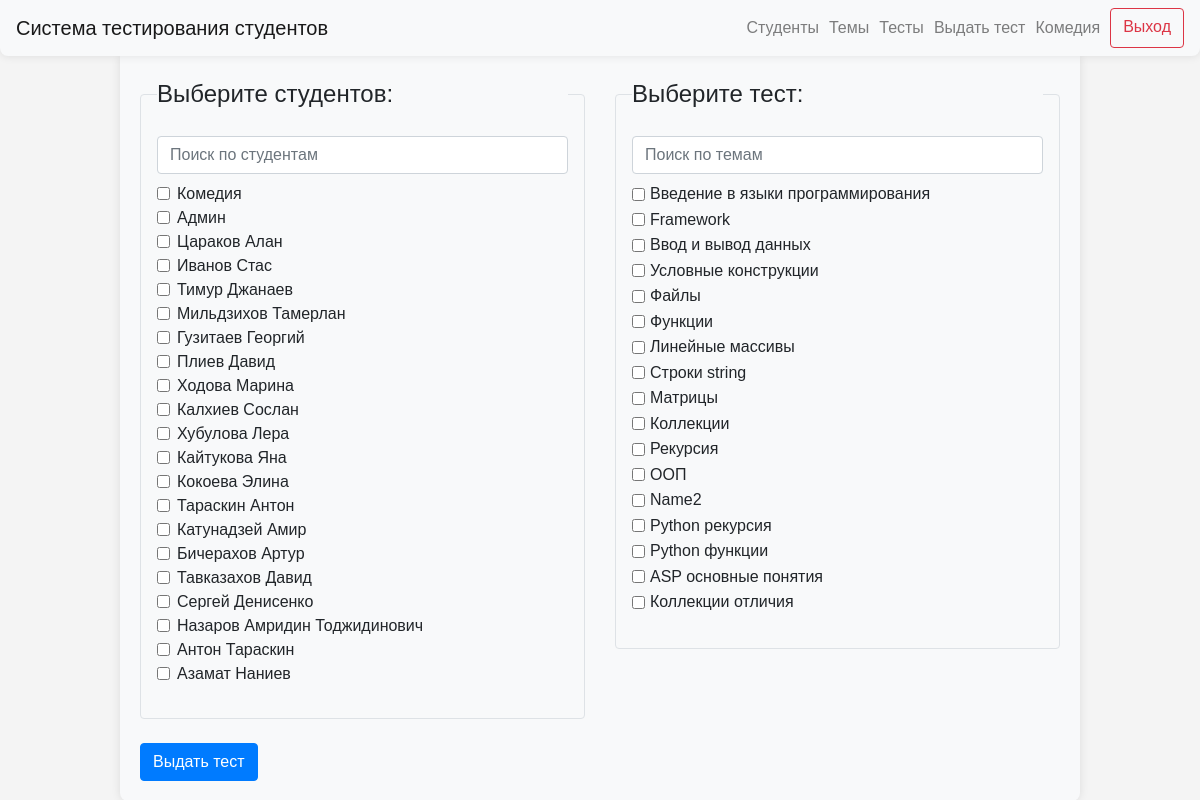
Page /groups/1/give_test (signed in) on the committed database.
### data/users.py (models this page shows)
class User(SqlAlchemyBase, UserMixin, SerializerMixin):
    __tablename__ = "users"
    id = sqlalchemy.Column(
        sqlalchemy.Integer,
        primary_key=True,
        autoincrement=True,
    )
    name = sqlalchemy.Column(
        sqlalchemy.String,
        nullable=True,
    )
    group_id = sqlalchemy.Column(
        sqlalchemy.Integer,
        sqlalchemy.ForeignKey(
            "groups.id",
            ondelete="CASCADE",
        ),
        nullable=False,
    )
    date_of_birth = sqlalchemy.Column(
        sqlalchemy.Date,
        nullable=False,
    )
    user_level = sqlalchemy.Column(
        sqlalchemy.String,
        default="student",
    )

### data/topics.py (models this page shows)
class Topic(SqlAlchemyBase, UserMixin, SerializerMixin):
    __tablename__ = "topics"
    id = sqlalchemy.Column(sqlalchemy.Integer,
                           primary_key=True, autoincrement=True)
    name = sqlalchemy.Column(sqlalchemy.String, nullable=True)

### server.py (the view, shortened to what this page needs)
@app.route("/groups/<int:group_id>/give_test", methods=["GET", "POST"])
@login_required
def give_test(group_id):
    if current_user.user_level == "admin":
        db_sess = db_session.create_session()
        students = db_sess.query(User).filter(User.user_level != "admin" and User.group_id == group_id)
        topics = db_sess.query(Topic)
    else:
        abort(403)
    return render_template(
        "give_test.html",
        students=students,
        topics=topics,
        title="Выдача тестов",
        group_id=group_id,
    )

### data/db_session.py (called while the page is built)
def create_session() -> Session:
    global __factory
    return __factory()

### server.py (called while the page is built)
@login_manager.user_loader
def load_user(user_id):
    db_sess = db_session.create_session()
    return db_sess.query(User).get(user_id)

### templates/give_test.html (shortened to what this page needs)
{% extends "base.html" %}
{% block content %}
<form action="/groups/{{ group_id }}/give_test" method="post">
    <div class="row justify-content-center">
        <div class="col-md-6">
            <fieldset class="border p-3 rounded">
                <legend class="form-legend">Выберите студентов:</legend>
                <div class="form-group">
                    <input type="text" class="form-control mb-2" id="student-search" placeholder="Поиск по студентам">
                    {% for student in students %}
                    <div class="form-check student">
                        <input type="checkbox" class="form-check-input" id="student-{{ student.id }}"
                               name="students" value="{{ student.id }}">
                        <label class="form-check-label" for="student-{{ student.id }}">{{ student.name }}</label>
                    </div>
                    {% endfor %}
                </div>
            </fieldset>
            <br>
            <button type="submit" class="btn btn-primary float-end" onclick="return validateSelection()">Выдать
                тест
            </button>
        </div>
        <div class="col-md-6">
            <fieldset class="border p-3 rounded">
                <legend class="form-legend">Выберите тест:</legend>
                <div class="form-group">
                    <input type="text" class="form-control mb-2" id="topic-search" placeholder="Поиск по темам">
                    <ul class="list-unstyled">
                        {% for topic in topics %}
                        <li class="topic">
                            <div class="form-check form-check-inline">
                                <input type="checkbox" class="form-check-input" id="topic-{{ topic.id }}" name="topics"
                                       value="{{ topic.id }}">
                                <label class="form-check-label" for="topic-{{ topic.id }}">{{ topic.name }}</label>
                            </div>
                        </li>
                        {% endfor %}
                    </ul>
                </div>
            </fieldset>
            <br>
        </div>
    </div>
</form>
{% endblock %}

### templates/base.html (shortened to what this page needs)
<!doctype html>
<html lang="en">
<head>
    <link rel="stylesheet"
          href="https://stackpath.bootstrapcdn.com/bootstrap/4.4.1/css/bootstrap.min.css"
>
    <link rel="stylesheet" type="text/css" href="../static/css/style.css">
</head>
<body>
<header>
    <nav class="navbar navbar-light bg-light custom-navbar">
        <a class="navbar-brand" href="/">Система тестирования студентов</a>
        {% if current_user.is_authenticated %}
        <div class="d-flex flex-row-reverse">
            <a class="btn btn-outline-danger spaced-element" style="margin-left: 10px; text-align: center;"
               href="/logout">Выход</a>
            {% if current_user.user_level == 'admin' %}
            <a class="navbar-text" style="margin-left: 10px; text-align: center;">{{ current_user.name }}</a>
            <a class="navbar-text" style="margin-left: 10px; text-align: center;" href="/select_group_for_test">Выдать тест</a>
            <a class="navbar-text" style="margin-left: 10px; text-align: center;" href="/">Тесты</a>
            <a class="navbar-text" style="margin-left: 10px; text-align: center;" href="/topics">Темы</a>
            <a class="navbar-text" style="margin-left: 10px; text-align: center;" href="/groups">Студенты</a>
            {% else %}
            <a class="navbar-text" style="margin-left: 10px; text-align: center;" href="{{ url_for('personal_cabinet', user_id=current_user.id) }}">{{ current_user.name }}</a>
            {% endif %}
        </div>
        {% endif %}
    </nav>
</header>
<main role="main" class="container">
    {% block content %}
    {% endblock %}
</main>
</body>
</html>

### static/css/style.css (style rules this page uses)
body { font-family: Arial, sans-serif; margin: 0; padding: 0; background-color: #f4f4f4; }
.custom-navbar { margin: 0 auto; background-color: #f8f9fa; border-radius: 0 0 8px 8px; box-shadow: 0 0 10px rgba(0,0,0,0.1); }

### templates/give_test.html (style rules this page uses)
body { font-family: Arial, sans-serif; margin: 0; padding: 0; background-color: #f4f4f4; }
.container { width: 80%; margin: 0 auto; padding: 20px; background-color: #f8f9fa; border-radius: 0 0 8px 8px; box-shadow: 0 0 10px rgba(0,0,0,0.1); }

### rows in the picture
User: name "Комедия"
User: name "Админ"
User: name "Цараков Алан"
User: name "Иванов Стас"
User: name "Тимур Джанаев"
User: name "Мильдзихов Тамерлан"
User: name "Гузитаев Георгий"
User: name "Плиев Давид"
User: name "Ходова Марина"
User: name "Калхиев Сослан"
User: name "Хубулова Лера"
User: name "Кайтукова Яна"
User: name "Кокоева Элина"
User: name "Тараскин Антон"
User: name "Катунадзей Амир"
User: name "Бичерахов Артур"
User: name "Тавказахов Давид"
User: name "Сергей Денисенко"
User: name "Назаров Амридин Тоджидинович"
User: name "Антон Тараскин"
User: name "Азамат Наниев"
Topic: name "Введение в языки программирования"
Topic: name "Framework"
Topic: name "Ввод и вывод данных"
Topic: name "Условные конструкции"
Topic: name "Файлы"
Topic: name "Функции"
Topic: name "Линейные массивы"
Topic: name "Строки string"
Topic: name "Матрицы"
Topic: name "Коллекции"
Topic: name "Рекурсия"
Topic: name "ООП"
Topic: name "Name2"
Topic: name "Python рекурсия"
Topic: name "Python функции"
Topic: name "ASP основные понятия"
Topic: name "Коллекции отличия"
